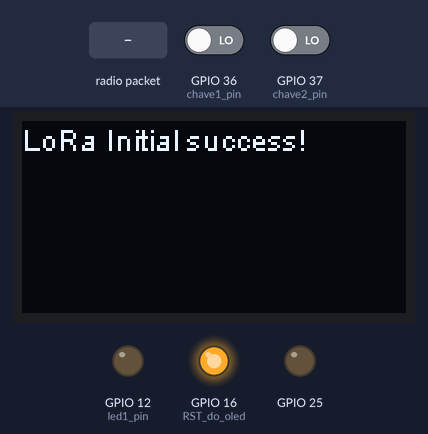
The sketch below on a simulated ESP32. Parts: 128×64 one-colour display, output pins drawn as LEDs (lit = HIGH). The test bench sets the inputs (shaded band); at power-on: GPIO 36 (chave1_pin) LOW, GPIO 37 (chave2_pin) LOW. Random numbers use the default seed unless the sketch sets one; no radio packets arrive unless stated.

Above: at 1.6 s.
At 3.7 s:
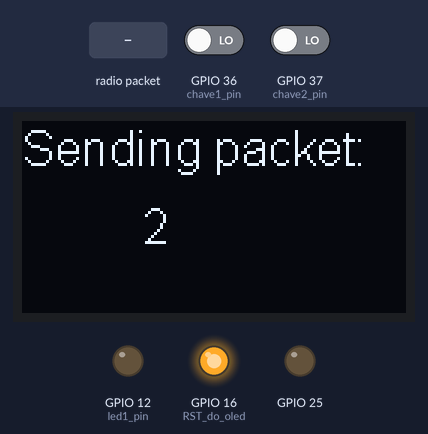
3.8 s: radio packet "1" arrives
At 6.0 s:
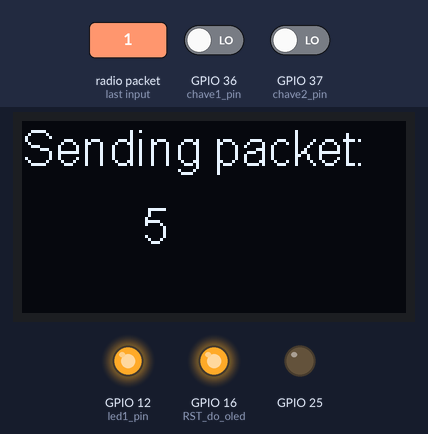
Timing chart, 0 to 7.5 s (numbered marks = the images above; inputs shaded):
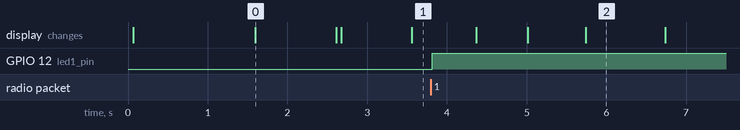

Measured:
- after the input at 3.8 s, GPIO 12 (led1_pin): LOW → HIGH at once
- what the display in image 0 shows lasts 1.0 s, from 1.6 s to 2.6 s

The sketch:

OLED_LoRa_Send_Rec.ino
```cpp
/*
  This is a simple example show the LoRa sended data in OLED.

  The onboard OLED display is SSD1306 driver and I2C interface. In order to make the
  OLED correctly operation, you should output a high-low-high(1-0-1) signal by soft-
  ware to OLED's reset pin, the low-level signal at least 5ms.

  OLED pins to ESP32 GPIOs via this connecthin:
  OLED_SDA -- GPIO4
  OLED_SCL -- GPIO15
  OLED_RST -- GPIO16

  by Aaron.Lee from HelTec AutoMation, ChengDu, China
  成都惠利特自动化科技有限公司
  www.heltec.cn

  this project also realess in GitHub:
  https://github.com/Heltec-Aaron-Lee/WiFi_Kit_series
*/

#include <SPI.h> //responsável pela comunicação serial
#include <LoRa.h> //responsável pela comunicação com o WIFI Lora
#include <Wire.h>  //responsável pela comunicação i2c
#include "SSD1306.h" //responsável pela comunicação com o display
//#include "images.h" //contém o logo para usarmos ao iniciar o display

// Definição dos pinos
#define SCK     5    // GPIO5  -- SX127x's SCK
#define MISO    19   // GPIO19 -- SX127x's MISO
#define MOSI    27   // GPIO27 -- SX127x's MOSI
#define SS      18   // GPIO18 -- SX127x's CS
#define RST     14   // GPIO14 -- SX127x's RESET
#define DI00    26   // GPIO26 -- SX127x's IRQ(Interrupt Request)

#define BAND    915E6  //Frequencia do radio - podemos utilizar ainda : 433E6, 868E6, 915E6
//#define PABOOST true //nao é mais utilizada

//variável responsável por armazenar o valor do contador (enviaremos esse valor para o outro Lora)
unsigned int counter = 0;

//parametros: address,SDA,SCL
SSD1306 display(0x3c, 4, 15); //construtor do objeto que controlaremos o display

String rssi = "RSSI --";
String packSize = "--";
String packet ;

//Entradas e Saídas Utilizadas---------------------------------------------------------------------------
const int chave1_pin = 36; //GPIO36-esp32
const int chave2_pin = 37; //GPIO37-esp32
const int led1_pin = 12; //GPIO38-esp32
//-------------------------------------------------------------------------------------------------------

long lastSendTime = 0;        // last send time
int interval = 500;          // interval between sends


void setup()
{
  //Configura pinos para chave e led
  pinMode(chave1_pin, INPUT);
  pinMode(chave2_pin, INPUT);
  pinMode(led1_pin, OUTPUT);

  //configura os pinos como saida
  pinMode(16,OUTPUT); //RST do oled
  pinMode(25,OUTPUT);

  digitalWrite(16, LOW);    // reseta o OLED
  delay(50);
  digitalWrite(16, HIGH); // enquanto o OLED estiver ligado, GPIO16 deve estar HIGH

  display.init(); //inicializa o display
  display.flipScreenVertically();
  display.setFont(ArialMT_Plain_10); //configura a fonte para um tamanho maior

  //imprime o logo na tela
//  logo();

  delay(1500);
  display.clear(); //apaga todo o conteúdo da tela do display

  SPI.begin(SCK,MISO,MOSI,SS); //inicia a comunicação serial com o Lora
  LoRa.setPins(SS,RST,DI00); //configura os pinos que serão utlizados pela biblioteca (deve ser chamado antes do LoRa.begin)

  //inicializa o Lora com a frequencia específica.
  //if (!LoRa.begin(BAND,PABOOST)) //foi modificada para o codigo abaixo:
  if (!LoRa.begin(BAND))
  {
    display.drawString(0, 0, "Starting LoRa failed!");
    display.display(); //mostra o conteúdo na tela
    while (1);
  }
  //indica no display que inicilizou corretamente.
  display.drawString(0, 0, "LoRa Initial success!");
  display.display(); //mostra o conteúdo na tela
  delay(1000);


} //fim do setup

void loop()
{
  //apaga o conteúdo do display
  display.clear();
  display.setTextAlignment(TEXT_ALIGN_LEFT);
  display.setFont(ArialMT_Plain_16);

  display.drawString(0, 0, "Sending packet: ");
  display.drawString(40, 26, String(counter));
  display.display(); //mostra o conteúdo na tela

  if (millis() - lastSendTime > interval) {
    sendMessage();
    lastSendTime = millis();            // timestamp the message
    interval = random(500) + 500;    // 1-2 seconds
  }

  onReceive(LoRa.parsePacket());
}

void sendMessage(){
   //beginPacket : abre um pacote para adicionarmos os dados para envio
  LoRa.beginPacket();
  //print: adiciona os dados no pacote
  LoRa.print( digitalRead(chave1_pin) );
  LoRa.print("|");
  LoRa.print( digitalRead(chave2_pin) );
  //LoRa.print(counter);
  LoRa.print("|");
  LoRa.print( digitalRead(led1_pin) );
  LoRa.print("|");
  LoRa.print(counter);
  LoRa.print("|");
  //endPacket : fecha o pacote e envia
  LoRa.endPacket(); //retorno= 1:sucesso | 0: falha

  //incrementa uma unidade no contador
  counter++;
}


void onReceive(int packetSize) {
  if (packetSize == 0) return;          // if there's no packet, return

  // read packet header bytes:
  int comandoLed1 = LoRa.read();
  digitalWrite(led1_pin, comandoLed1);
}

//essa função apenas imprime o logo na tela do display
//void logo()
//{
  //apaga o conteúdo do display
//  display.clear();
  //imprime o logo presente na biblioteca "images.h"
//  display.drawXbm(0,5,logo_width,logo_height,logo_bits);
//  display.display();
//}
```
